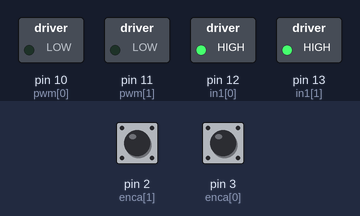
Recording of a sketch running on a simulated Arduino Uno, built with avr-gcc and run on an emulated ATmega328P. On the bench: switched loads named in the sketch (green lamp = pin HIGH). The inputs (shaded band) are chosen by the test bench; at power-on: pin 2 (enca[1]) HIGH, pin 3 (enca[0]) HIGH. What the sketch prints to the serial monitor is not drawn.

Above: at 0.1 s.
At 3.3 s:
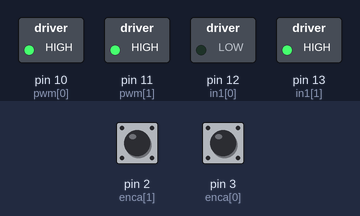
Timing chart, 0 to 4.8 s (numbered marks = the images above):
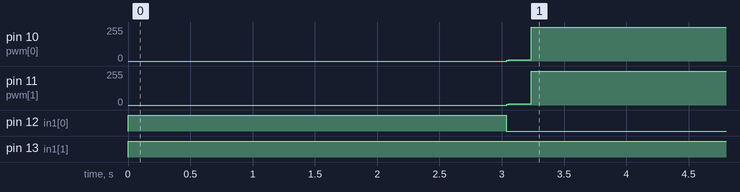

The sketch:

straight-line.ino
```cpp
#include <util/atomic.h>


float P = 6;
float MAX_P = 7.1;

float calc_velocity = 0;

// A class to compute the control signal
class SimplePID{
  private:
    float kp, kd, ki, umax; // Parameters
    float eprev, eintegral; // Storage

  public:
  // Constructor
  SimplePID() : kp(1), kd(0), ki(0), umax(255), eprev(0.0), eintegral(0.0){}

  // A function to set the parameters
  void setParams(float kpIn, float kdIn, float kiIn, float umaxIn){
    kp = kpIn; kd = kdIn; ki = kiIn; umax = umaxIn;
  }

  // A function to compute the control signal
  void evalu(int value, int target,float velocity, float targetVel, float deltaT, int &pwr, int &dir){
    // error
    int e = target - value;
    targetVel /= 100;
    float eVel = targetVel - velocity;
    float velocityWeight = 0.5; // Adjust this based on priorities
    float eCombined = e + velocityWeight * eVel;
    // derivative
    float dedt = (e-eprev)/(deltaT);

    // integral
    eintegral = eintegral + e*deltaT;

    // control signal
    float u = kp*eCombined + kd*dedt + ki*eintegral;

    // motor power
    pwr = (int) fabs(u);
    if( pwr > umax ){
      pwr = umax;
    }

    // motor direction
    dir = 1;
    if(u<0){
      dir = -1;
    }

    // store previous error
    eprev = e;
  }

};

// How many motors
#define NMOTORS 2
float velocity[NMOTORS];
float prevPos[NMOTORS];
// Pins
const int enca[] = {3,2};
const int encb[] = {5,4};
const int pwm[] = {10,11};
const int in1[] = {12,13};


// Globals
long prevT = 0;
volatile int posi[] = {0,0};

// PID class instances
SimplePID pid[NMOTORS];


float target_f[] = {0.0,0.0};
long target[] = {0,0};

int direction = 0;
float positionChange[2] = {0, 0};
float g_time;
float g_velocity = 0.16; // m/s
float l_time = 0;
float pulsesPerTurn = 960;
float pulsesPerMeter = pulsesPerTurn*3.9788;
float deltaT;
void setTarget(float t, float deltat){


  g_time = fmod(t,124); // time is in seconds
  l_time = 0;
   Halt(3);
  Forward(50);


  target_f[0] = target_f[0] + positionChange[0];
  target_f[1] = target_f[1] + positionChange[1];

    target[1] = (long) target_f[1];
    target[0] = (long) -target_f[0];


}

void setup() {
  Serial.begin(57600);

  for(int k = 0; k < NMOTORS; k++){
    pinMode(enca[k],INPUT);
    pinMode(encb[k],INPUT);
    pinMode(pwm[k],OUTPUT);
    pinMode(in1[k],OUTPUT);


  }
  pid[0].setParams(5,0.5,0,255);
  pid[1].setParams(5,0.5,0,255);
  attachInterrupt(digitalPinToInterrupt(enca[0]),readEncoder<0>,RISING);
  attachInterrupt(digitalPinToInterrupt(enca[1]),readEncoder<1>,RISING);

  Serial.println("target pos");
}

void loop() {


  // set target position
  //int target[NMOTORS];
  //target[0] = -200*(prevT/1e6);
  //target[1] = 200*(prevT/1e6);

  // time difference
  long currT = micros();
  deltaT = ((float) (currT - prevT))/( 1.0e6 );
  prevT = currT;

  //yo
  setTarget(currT/1.0e6,deltaT);

  // Read the position in an atomic block to avoid a potential misread
  int pos[NMOTORS];
  ATOMIC_BLOCK(ATOMIC_RESTORESTATE){
    for(int k = 0; k < NMOTORS; k++){
      pos[k] = posi[k];
    }
  }

    for (int k = 0; k < NMOTORS; k++) {
        int deltaPos = pos[k] - prevPos[k];
        velocity[k] = deltaPos / deltaT; // Ticks per second
        prevPos[k] = pos[k];        // Update previous position
    }

  for (int k = 0; k < NMOTORS; k++) {
        velocity[k] /= pulsesPerMeter; // Velocity in meters per second
  }
  // loop through the motors
  //for(int k = 0; k < NMOTORS; k++){
    int pwr, dir;
    // evaluate the control signal
    pid[0].evalu(pos[0],target[0],velocity[0],calc_velocity,deltaT,pwr,dir);
    // signal the motor
    setMotor(dir,pwr,pwm[0],in1[0]);
    // evaluate the control signal
    pid[1].evalu(pos[1],target[1],velocity[1],calc_velocity,deltaT,pwr,dir);
    // signal the motor
    setMotor(dir,pwr,pwm[1],in1[1]);
  //}
  float m0_vel = abs((pos[0]/deltaT));
  float m1_vel = abs((pos[1]/deltaT));
  Serial.print(m0_vel);
  Serial.print("   ");
  Serial.println(m1_vel);

  for(int k = 0; k < NMOTORS; k++){
    //Serial.print("Target: ");
    //Serial.print(target[k]);
    //Serial.print(" Error:");
    //Serial.print(abs(target[k]-pos[k]));
    //Serial.print(" ");
  }
  //Serial.print(" Real_Pos(1):");
  //Serial.print(abs(pos[0]));
  //Serial.print(" Real_Pos(2):");
  //Serial.print(abs(pos[1]));
  //Serial.println();

  // if(abs(target[0]-pos[0])+abs(target[1]-pos[1])>5){
  //   if (P < MAX_P){
  //     P+=0.1;
  //   }else{
  //     P = MAX_P;
  //   }

  // }


}

void setMotor(int dir, int pwmVal, int pwm, int in1){
  analogWrite(pwm,pwmVal);
  if(dir == 1){
    digitalWrite(in1,HIGH);


  }
  else if(dir == -1){
    digitalWrite(in1,LOW);

  }
  else{

  }
}

template <int j>
void readEncoder(){
  int b = digitalRead(encb[j]);
  if(b > 0){
    posi[j]++;
  }
  else{
    posi[j]--;
  }
}

void Halt(float time){
  if(g_time<time+l_time && g_time > l_time){
    positionChange[0] = 0;
  positionChange[1] = 0;
  posi[0]=target[0];
  posi[1]=target[1];
  velocity[0]=calc_velocity/100;
   velocity[1]=calc_velocity/100;
  }
  l_time += time;
}


void Forward(float cm){
  float acc_time = 0.4; //in seconds
float velocity = g_velocity*100;
calc_velocity = 0;
float acc = velocity/acc_time;
// Distance = (1/2) * acceleration time * maximum velocity + (constant velocity * constant velocity time) + (1/2) * deceleration time * maximum velocity
// Distance = acceleration time * maximum velocity + (constant velocity * constant velocity time)
// Distance =   (acceleration time * maximum velocity) + (constant velocity * constant velocity time)
//Distance - (acceleration time * maximum velocity) = (constant velocity * constant velocity time)
//(Distance - (acceleration time * maximum velocity cm))/constant velocity cm = constant velocity time
//10 cm / 16 cm/s
float cv_time = (cm/velocity) - acc_time;
float move_time = l_time+(cm/velocity)+acc_time;
if(g_time<l_time+acc_time && g_time > l_time){
  calc_velocity = acc*(g_time - l_time);
}

if(g_time<l_time+acc_time+cv_time && g_time > l_time+acc_time){
  calc_velocity = velocity;
}

if(g_time<l_time+2*acc_time+cv_time && g_time >l_time+acc_time+cv_time){
  calc_velocity = velocity - ((g_time - (l_time + acc_time + cv_time)) * acc);

  //Serial.println(move_time);

}
if(g_time<move_time && g_time > l_time){
  positionChange[0] = (abs(calc_velocity)/100)*deltaT*pulsesPerMeter;
  positionChange[1] = (abs(calc_velocity)/100)*deltaT*pulsesPerMeter;
}

l_time = move_time;

}

void Backward(float cm){
 float acc_time = 0.4; //in seconds
float velocity = g_velocity*100;
calc_velocity = 0;
float acc = velocity/acc_time;
// Distance = (1/2) * acceleration time * maximum velocity + (constant velocity * constant velocity time) + (1/2) * deceleration time * maximum velocity
// Distance = acceleration time * maximum velocity + (constant velocity * constant velocity time)
// Distance =   (acceleration time * maximum velocity) + (constant velocity * constant velocity time)
//Distance - (acceleration time * maximum velocity) = (constant velocity * constant velocity time)
//(Distance - (acceleration time * maximum velocity cm))/constant velocity cm = constant velocity time
//10 cm / 16 cm/s
float cv_time = (cm/velocity) - acc_time;
float move_time = l_time+(cm/velocity)+acc_time;
if(g_time<l_time+acc_time && g_time > l_time){
  calc_velocity = acc*(g_time - l_time);
}

if(g_time<l_time+acc_time+cv_time && g_time > l_time+acc_time){
  calc_velocity = velocity;
}

if(g_time<l_time+2*acc_time+cv_time && g_time >l_time+acc_time+cv_time){
  calc_velocity = velocity - ((g_time - (l_time + acc_time + cv_time)) * acc);

  //Serial.println(move_time);

}
if(g_time<move_time && g_time > l_time){
  positionChange[0] = -(abs(calc_velocity)/100)*deltaT*pulsesPerMeter;
  positionChange[1] = -(abs(calc_velocity)/100)*deltaT*pulsesPerMeter;
}

l_time = move_time;
}

void Left(){

float cm = 5.3;


float acc_time = 0.4; //in seconds
float velocity = g_velocity*100;
calc_velocity = 0;
float acc = velocity/acc_time;
// Distance = (1/2) * acceleration time * maximum velocity + (constant velocity * constant velocity time) + (1/2) * deceleration time * maximum velocity
// Distance = acceleration time * maximum velocity + (constant velocity * constant velocity time)
// Distance =   (acceleration time * maximum velocity) + (constant velocity * constant velocity time)
//Distance - (acceleration time * maximum velocity) = (constant velocity * constant velocity time)
//(Distance - (acceleration time * maximum velocity cm))/constant velocity cm = constant velocity time
//10 cm / 16 cm/s
float cv_time = (cm/velocity) - acc_time;
float move_time = l_time+(cm/velocity)+acc_time;
if(g_time<l_time+acc_time && g_time > l_time){
  calc_velocity = acc*(g_time - l_time);
}

if(g_time<l_time+acc_time+cv_time && g_time > l_time+acc_time){
  calc_velocity = velocity;
}

if(g_time<l_time+2*acc_time+cv_time && g_time >l_time+acc_time+cv_time){
  calc_velocity = velocity - ((g_time - (l_time + acc_time + cv_time)) * acc);

  //Serial.println(move_time);

}
if(g_time<move_time && g_time > l_time){
  positionChange[0] = (abs(calc_velocity)/100)*deltaT*pulsesPerMeter;
  positionChange[1] = -(abs(calc_velocity)/100)*deltaT*pulsesPerMeter;
}

l_time = move_time;
}

void Right(){

 float cm = 5.3;


 float acc_time = 0.4; //in seconds
float velocity = g_velocity*100;
calc_velocity = 0;
float acc = velocity/acc_time;
// Distance = (1/2) * acceleration time * maximum velocity + (constant velocity * constant velocity time) + (1/2) * deceleration time * maximum velocity
// Distance = acceleration time * maximum velocity + (constant velocity * constant velocity time)
// Distance =   (acceleration time * maximum velocity) + (constant velocity * constant velocity time)
//Distance - (acceleration time * maximum velocity) = (constant velocity * constant velocity time)
//(Distance - (acceleration time * maximum velocity cm))/constant velocity cm = constant velocity time
//10 cm / 16 cm/s
float cv_time = (cm/velocity) - acc_time;
float move_time = l_time+(cm/velocity)+acc_time;
if(g_time<l_time+acc_time && g_time > l_time){
  calc_velocity = acc*(g_time - l_time);
}

if(g_time<l_time+acc_time+cv_time && g_time > l_time+acc_time){
  calc_velocity = velocity;
}

if(g_time<l_time+2*acc_time+cv_time && g_time >l_time+acc_time+cv_time){
  calc_velocity = velocity - ((g_time - (l_time + acc_time + cv_time)) * acc);

  //Serial.println(move_time);

}
if(g_time<move_time && g_time > l_time){
  positionChange[0] = -(abs(calc_velocity)/100)*deltaT*pulsesPerMeter;
  positionChange[1] = (abs(calc_velocity)/100)*deltaT*pulsesPerMeter;
}

l_time = move_time;

}
```

Measured:
- by itself, pin 10 (pwm[0]): 0/255 → 9/255 at 3.0 s, → 255/255 0.20 s later
- by itself, pin 11 (pwm[1]): 0/255 → 10/255 at 3.0 s, → 255/255 0.20 s later
- by itself, pin 12 (in1[0]): LOW → HIGH at 0.00 s, → LOW 3.0 s later
- by itself, pin 13 (in1[1]): LOW → HIGH at 0.00 s
